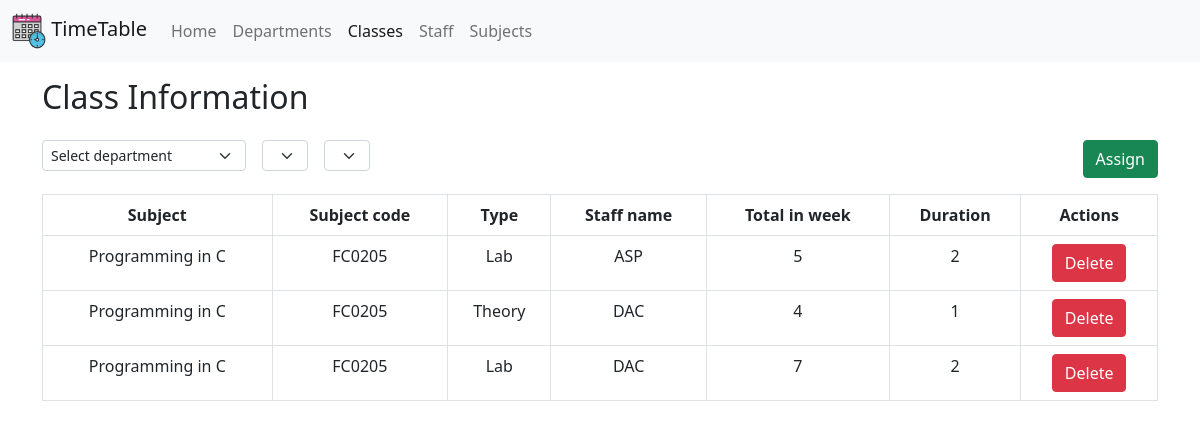
Page /pages/class.php on the earlier database version.
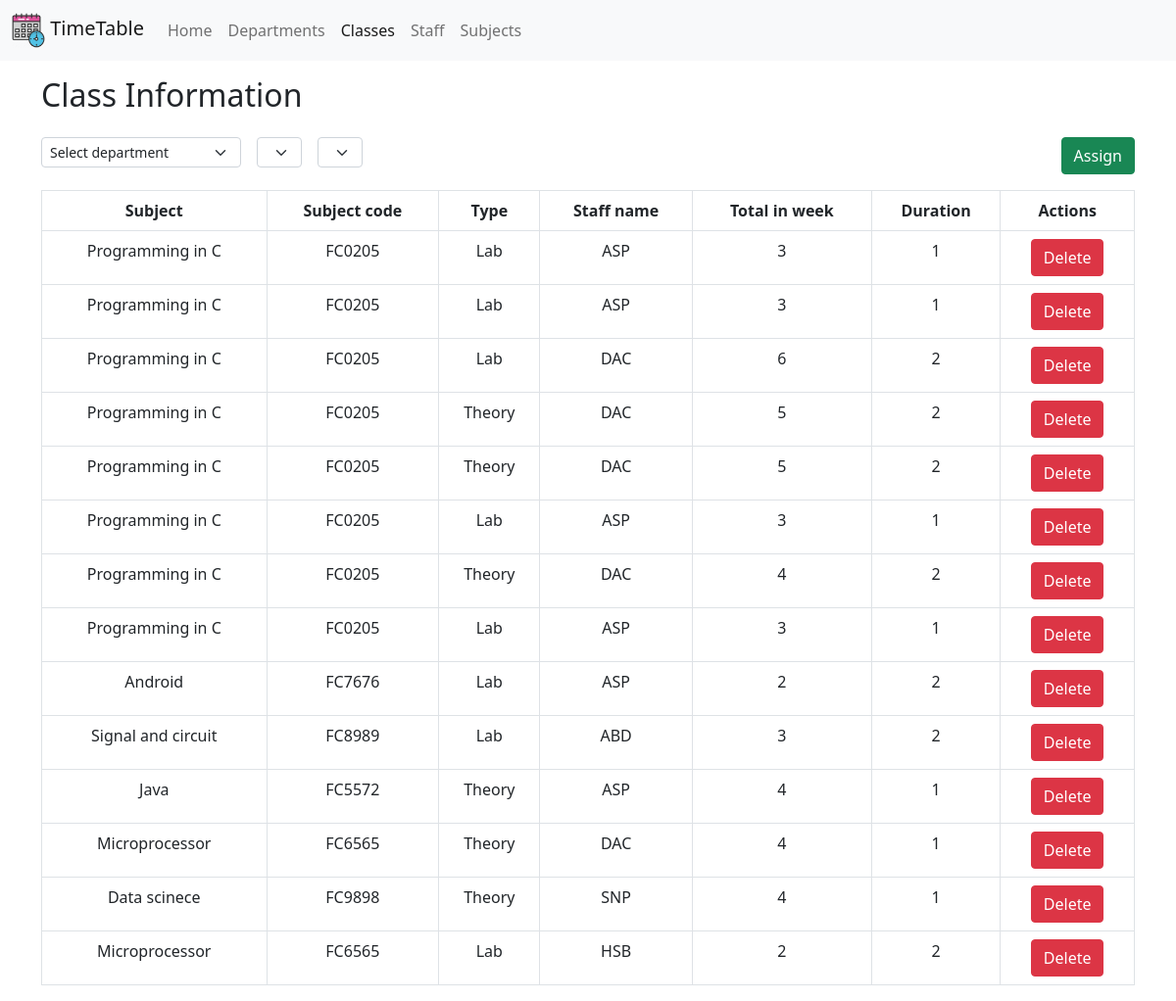
Same page on the later database version.
### tables this page shows
CREATE TABLE `assigned` (
  `period_id` int(11) NOT NULL,
  `dept_id` int(11) DEFAULT NULL,
  `year` int(11) DEFAULT NULL,
  `section` varchar(10) DEFAULT NULL,
  `sub_id` int(11) DEFAULT NULL,
  `staff_short_name` varchar(20) DEFAULT NULL,
  `duration` int(11) DEFAULT NULL,
  `total_in_week` int(11) DEFAULT NULL
);

CREATE TABLE `subjects` (
  `sub_id` int(11) NOT NULL,
  `scode` varchar(20) NOT NULL,
  `sname` varchar(255) DEFAULT NULL,
  `stype` varchar(50) DEFAULT NULL
);

### pages/class.php (the view, shortened to what this page needs)
<?php
include('../utils/dbcon.php');
$assignedResult = $conn->query("SELECT a.*, s.scode, s.sname, s.stype FROM assigned a
                                JOIN subjects s ON a.sub_id = s.sub_id");
?>
<!doctype html>
<html lang="en">
<head>
    <link href="https://cdn.jsdelivr.net/npm/bootstrap@5.0.2/dist/css/bootstrap.min.css" rel="stylesheet"
>
</head>
<body>
    <nav class="navbar navbar-expand-lg navbar-light bg-light">
        <div class="container-fluid">
            <a class="navbar-brand" href="../">
                <img src="../Images/logo.webp" width="34" height="36">
                TimeTable</a>
            <div class="collapse navbar-collapse" id="navbarSupportedContent">
                <ul class="navbar-nav me-auto mb-2 mb-lg-0">
                    <li class="nav-item">
                        <a class="nav-link" aria-current="page" href="../">Home</a>
                    </li>
                    <li class="nav-item">
                        <a class="nav-link" href="./department.php">Departments</a>
                    </li>
                    <li class="nav-item">
                        <a class="nav-link active" href="#">Classes</a>
                    </li>
                    <li class="nav-item">
                        <a class="nav-link" href="./staff.php">Staff</a>
                    </li>
                    <li class="nav-item ">
                        <a class="nav-link" href="./subjects.php">Subjects</a>
                    </li>
                </ul>
            </div>
        </div>
    </nav>
    <div class="container mt-3">
        <div class="head">
            <h2>Class Information</h2>
        </div>
        <div class="content mt-4">
            <div class="d-flex justify-content-between mb-3">
                <div class="d-flex  ">
                    <div class="sel-dept">
                        <select class="form-select form-select-sm" aria-label="Default select example" id="dept" onchange="departmentChange()" name="dept">
                            <option selected>Select department</option>
                        </select>
                    </div>
                    <div class="sel-sem ms-3">
                        <select class="form-select form-select-sm" aria-label="Default select example" id="year" name="year"
                        onChange="document.getElementsByName('dept_hidden')[0].value = document.getElementById('dept').value;
                        document.getElementsByName('year_hidden')[0].value = document.getElementById('year').value;"
                        >
                        </select>
                    </div>
                    <div class="sel-sec ms-3">
                        <select class="form-select form-select-sm" aria-label="Default select example" id="section" name="section" onChange="document.getElementsByName('section_hidden')[0].value = document.getElementById('section').value;"
                        >
                        </select>
                    </div>
                </div>
                <div>
                    <button type="button" class="btn btn-success" data-bs-toggle="modal" data-bs-target="#assignModal">Assign</button>
                </div>
            </div>
            <div class="table-responsive">
                <table class="table table-bordered text-center table-hover">
                    <thead>
                        <tr>
                            <th scope="col">Subject</th>
                            <th scope="col">Subject code</th>
                            <th scope="col">Type</th>
                            <th scope="col">Staff name</th>
                            <th scope="col">Total in week</th>
                            <th scope="col">Duration</th>
                            <th scope="col">Actions</th>
                        </tr>
                    </thead>
                    <tbody>
                        <?php
                        while ($row = $assignedResult->fetch_assoc()) {
                            echo "<tr>";
                            echo "<td>" . $row['sname'] . "</td>";
                            echo "<td>" . $row['scode'] . "</td>";
                            echo "<td>" . $row['stype'] . "</td>";
                            echo "<td>" . $row['staff_short_name'] . "</td>";
                            echo "<td>" . $row['total_in_week'] . "</td>";
                            echo "<td>" . $row['duration'] . "</td>";
                            echo "<td><a href='#' class='btn btn-danger'>Delete</a></td>";
                            echo "</tr>";
                        }
                        ?>
                    </tbody>
                </table>
            </div>
        </div>
    </div>
</body>
</html>

Differences in the rows shown:
removed assigned: sub.sname "Programming in C", sub.scode "FC0205", sub.stype "Lab", staff_short_name "ASP", total_in_week "5", duration "2"
removed assigned: sub.sname "Programming in C", sub.scode "FC0205", sub.stype "Theory", staff_short_name "DAC", total_in_week "4", duration "1"
removed assigned: sub.sname "Programming in C", sub.scode "FC0205", sub.stype "Lab", staff_short_name "DAC", total_in_week "7", duration "2"
added assigned: sub.sname "Programming in C", sub.scode "FC0205", sub.stype "Lab", staff_short_name "ASP", total_in_week "3", duration "1"
added assigned: sub.sname "Programming in C", sub.scode "FC0205", sub.stype "Lab", staff_short_name "ASP", total_in_week "3", duration "1"
added assigned: sub.sname "Programming in C", sub.scode "FC0205", sub.stype "Lab", staff_short_name "DAC", total_in_week "6", duration "2"
added assigned: sub.sname "Programming in C", sub.scode "FC0205", sub.stype "Theory", staff_short_name "DAC", total_in_week "5", duration "2"
added assigned: sub.sname "Programming in C", sub.scode "FC0205", sub.stype "Theory", staff_short_name "DAC", total_in_week "5", duration "2"
added assigned: sub.sname "Programming in C", sub.scode "FC0205", sub.stype "Lab", staff_short_name "ASP", total_in_week "3", duration "1"
added assigned: sub.sname "Programming in C", sub.scode "FC0205", sub.stype "Theory", staff_short_name "DAC", total_in_week "4", duration "2"
added assigned: sub.sname "Programming in C", sub.scode "FC0205", sub.stype "Lab", staff_short_name "ASP", total_in_week "3", duration "1"
added assigned: sub.sname "Android", sub.scode "FC7676", sub.stype "Lab", staff_short_name "ASP", total_in_week "2", duration "2"
added assigned: sub.sname "Signal and circuit", sub.scode "FC8989", sub.stype "Lab", staff_short_name "ABD", total_in_week "3", duration "2"
added assigned: sub.sname "Java", sub.scode "FC5572", sub.stype "Theory", staff_short_name "ASP", total_in_week "4", duration "1"
added assigned: sub.sname "Microprocessor", sub.scode "FC6565", sub.stype "Theory", staff_short_name "DAC", total_in_week "4", duration "1"
added assigned: sub.sname "Data scinece", sub.scode "FC9898", sub.stype "Theory", staff_short_name "SNP", total_in_week "4", duration "1"
added assigned: sub.sname "Microprocessor", sub.scode "FC6565", sub.stype "Lab", staff_short_name "HSB", total_in_week "2", duration "2"
